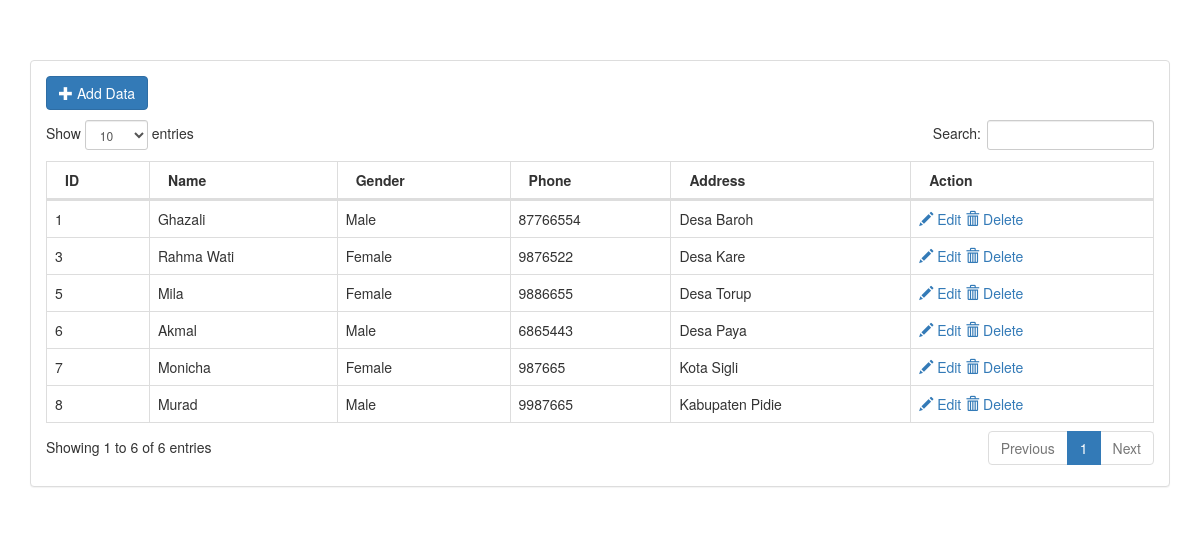
The page / on the database its author committed.
### tables this page shows
CREATE TABLE IF NOT EXISTS `personal` (
`id_personal` int(11) NOT NULL,
  `name` varchar(45) NOT NULL,
  `gender` varchar(20) NOT NULL,
  `telp` varchar(25) NOT NULL,
  `address` text NOT NULL
);

### index.php (the view)
<?php
include "config.php";
include "header.php";
?>
<p>
<a href="create.php" class="btn btn-primary btn-md"><span class="glyphicon glyphicon-plus" aria-hidden="true"></span> Add Data</a><br/>
</p>
<table id="ghatable" class="display table table-bordered table-stripe" cellspacing="0" width="100%">
<thead>
     <tr>
          <th>ID</th>
          <th>Name</th>
          <th>Gender</th>
          <th>Phone</th>
          <th>Address</th>
          <th>Action</th>
     </tr>
</thead>
<tbody>
<?php
$res = $mysqli->query("SELECT * FROM personal");
while ($row = $res->fetch_assoc()):
?>
     <tr>
          <td><?php echo $row['id_personal'] ?></td>
          <td><?php echo $row['name'] ?></td>
          <td><?php echo $row['gender'] ?></td>
          <td><?php echo $row['telp'] ?></td>
          <td><?php echo $row['address'] ?></td>
          <td>
          <a href="update.php?u=<?php echo $row['id_personal'] ?>"><span class="glyphicon glyphicon-pencil" aria-hidden="true"></span> Edit</a>
          <a onclick="return confirm('Are you want deleting data')" href="delete.php?d=<?php echo $row['id_personal'] ?>"><span class="glyphicon glyphicon-trash" aria-hidden="true"></span> Delete</a>
          </td>
     </tr>
<?php
endwhile;
?>
</tbody>
</table>
<?php
include "footer.php";
?>

### header.php (shortened to what this page needs)
<!DOCTYPE html>
<html lang="en">
  <head>
    <link href="css/bootstrap.min.css" rel="stylesheet">
    <link href="css/dataTables.bootstrap.css" rel="stylesheet">
  </head>
  <body>
    <p><br/></p>
    <div class="container">
	    <p><br/></p>
	    <div class="panel panel-default">
	      <div class="panel-body">

### footer.php (shortened to what this page needs)
	      </div>
	    </div>
    </div>
  </body>
</html>

### rows shown on the page
personal: id_personal "1", name "Ghazali", gender "Male", telp "87766554", address "Desa Baroh"
personal: id_personal "3", name "Rahma Wati", gender "Female", telp "9876522", address "Desa Kare"
personal: id_personal "5", name "Mila", gender "Female", telp "9886655", address "Desa Torup"
personal: id_personal "6", name "Akmal", gender "Male", telp "6865443", address "Desa Paya"
personal: id_personal "7", name "Monicha", gender "Female", telp "987665", address "Kota Sigli"
personal: id_personal "8", name "Murad", gender "Male", telp "9987665", address "Kabupaten Pidie"
